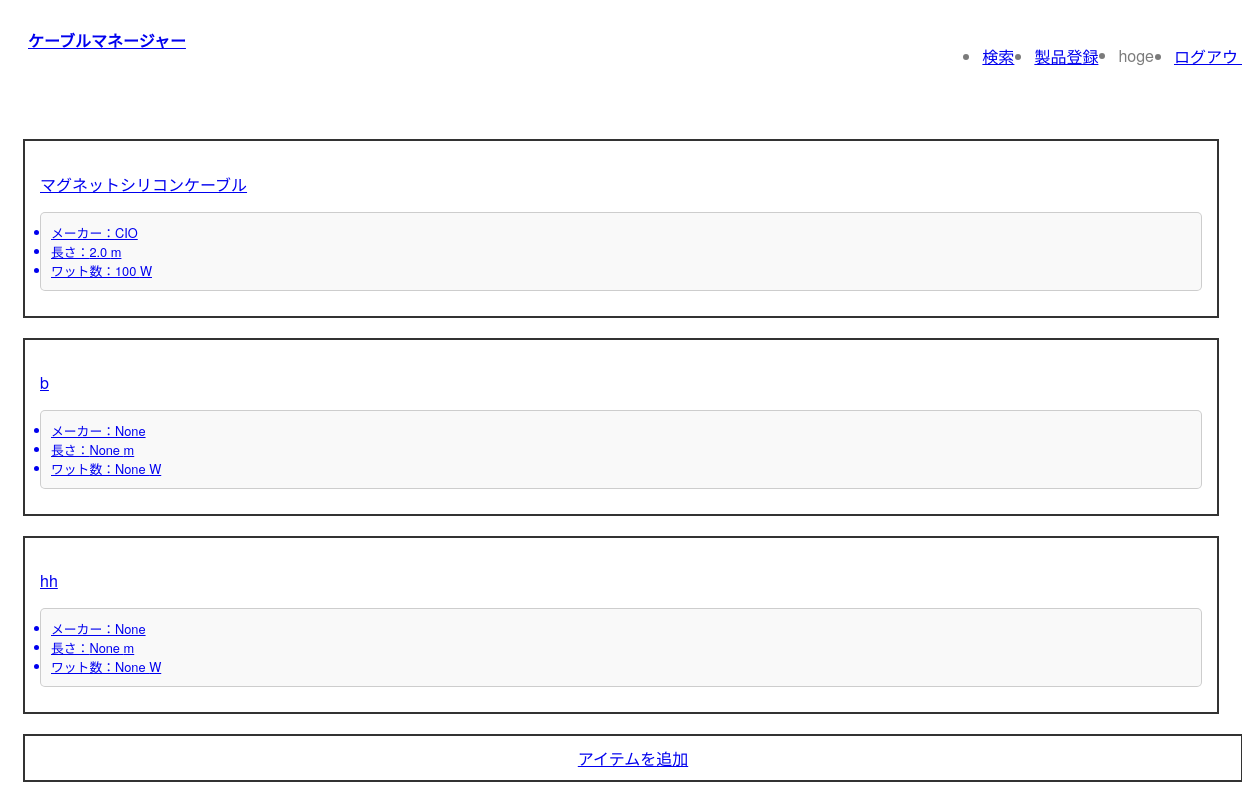
Page / (signed in) on the earlier database version.
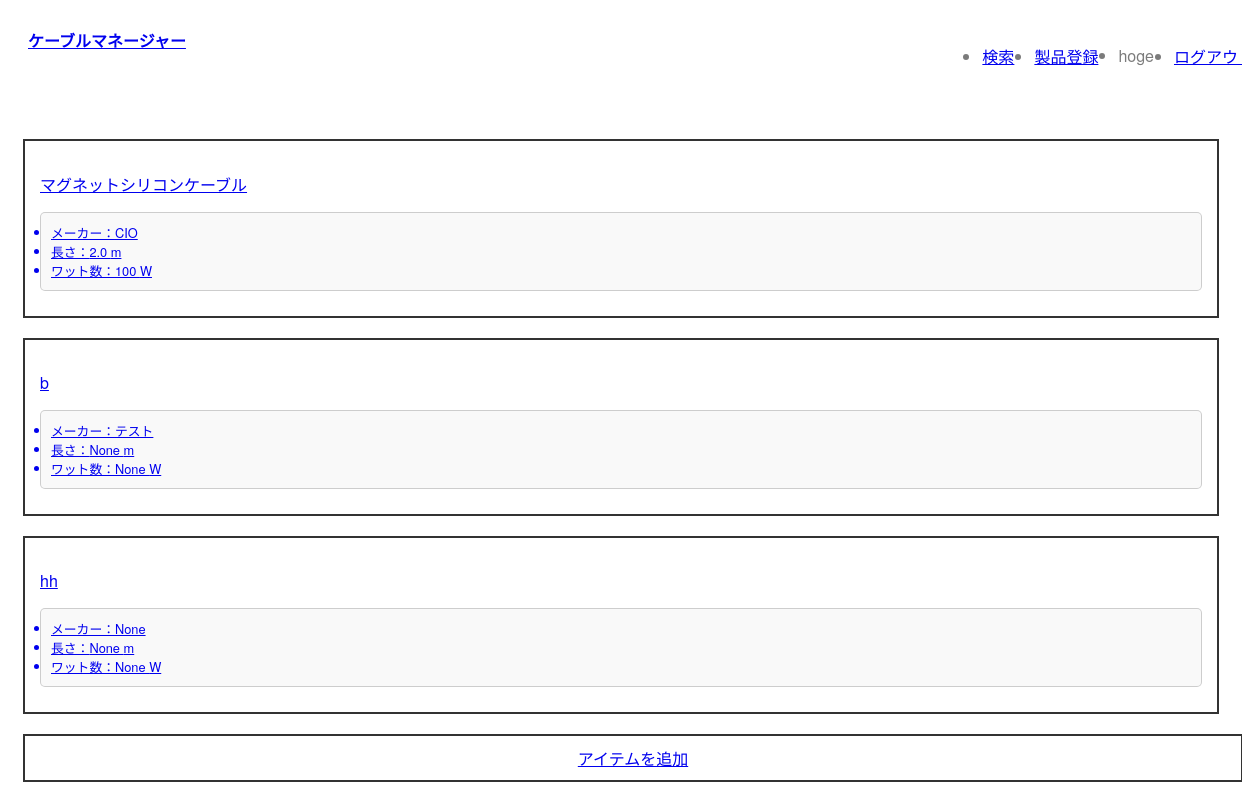
Same page on the later database version.
### manage/models.py (models this page shows, shortened)
class Item(models.Model):
    name = models.CharField(max_length=50)
    user = models.ForeignKey(CustomUser,on_delete=models.CASCADE)
    created = models.DateTimeField(auto_now_add=True)
    modified = models.DateTimeField(auto_now=True)
    image = models.ImageField(upload_to="images", verbose_name='画像', null=True, blank=True)
    date = models.DateField(null=True, blank=True)
    Manufacturer = models.CharField(max_length=25, null=True, blank=True)
    Store = models.CharField(max_length=25, null=True, blank=True)
    length = models.DecimalField(max_digits=4, decimal_places=1, null=True, blank=True)
    watt = models.PositiveIntegerField(null=True, blank=True)
    PD = models.BooleanField(null=True, blank=True)
    thunderbolt = models.PositiveIntegerField(null=True, blank=True)
    comment = models.TextField(null=True, blank=True)

### manage/views.py (the view)
# urls.py: path('', views.index, name='index'),
@login_required
def index(request):
    Items = Item.objects.all()
    user_id = request.user.id
    context = {
        'Items': Items,
        'User_id': user_id,
    }
    return render(request, 'manage/index.html', context)

### accounts/models.py (called while the page is built)
    def __str__(self):
        return self.username or self.email

### myapp/context_processors.py (called while the page is built)
def debug(request):
    return {'debug': settings.DEBUG}

### manage/templates/manage/index.html (shortened to what this page needs)
{% extends "base.html" %}
{% block content %}
<main class="index">
    {% if request.user.is_authenticated %}
        <div class="cards">
            {% for Item in Items %}
                {% if Item.user.id == User_id %}
                    <a href='{% url "manage:detail" Item.id %}'>
                    <div class="card">
                            <p>{{ Item.name }}</p>
                            <ul>
                                <li>メーカー：{{ Item.Manufacturer }}</li>
                                <li>長さ：{{ Item.length }} m</li>
                                <li>ワット数：{{ Item.watt }} W</li>
                            </ul>
                        </div>
                    </a>
                {% endif %}
            {% endfor %}
        </div>
        <a href="{% url "manage:new" %}" class="btn">アイテムを追加</a>
    {% endif %}
</main>
{% endblock %}

Differences in the rows shown:
changed Item: Manufacturer "None" → "テスト"
